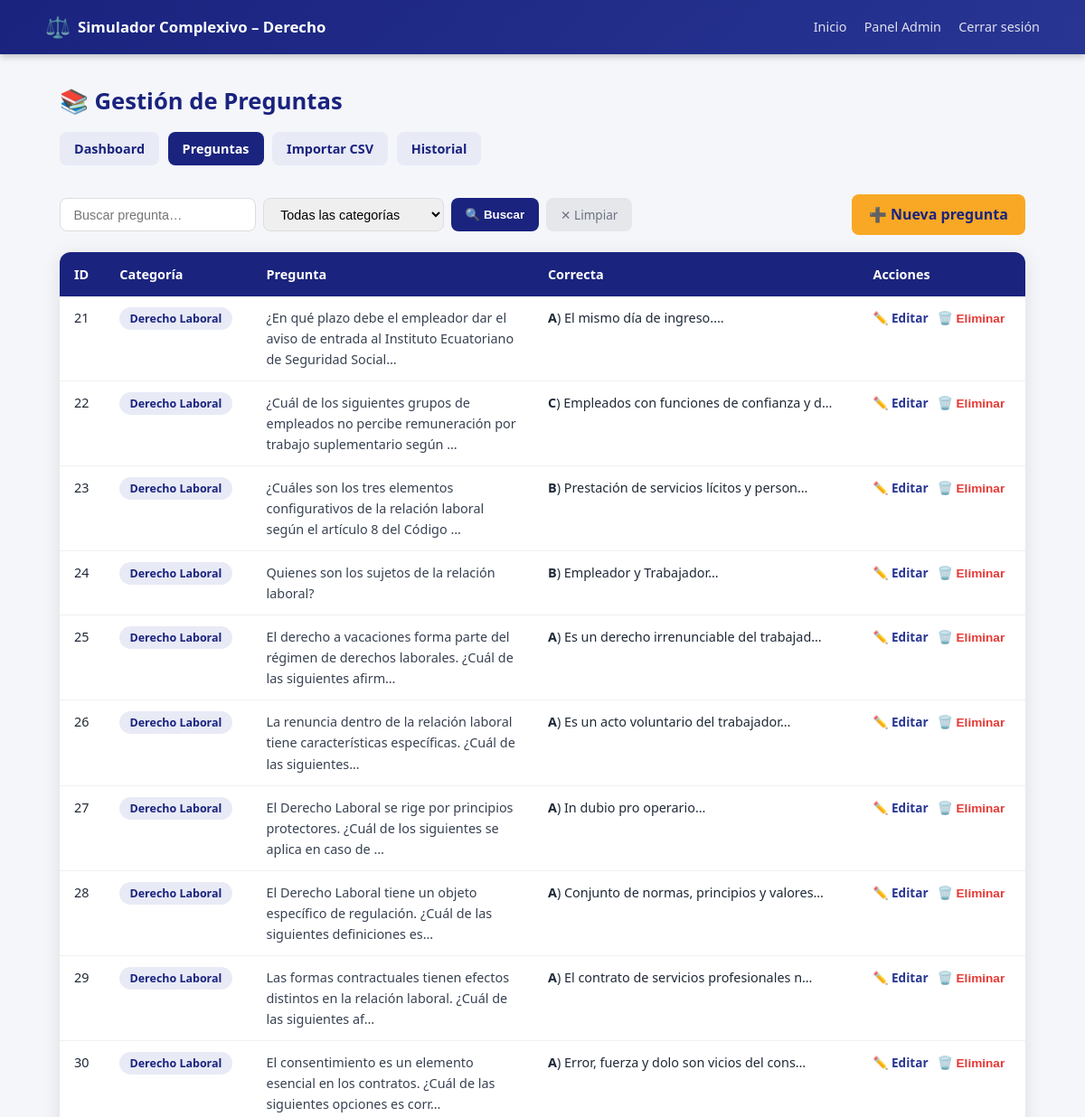
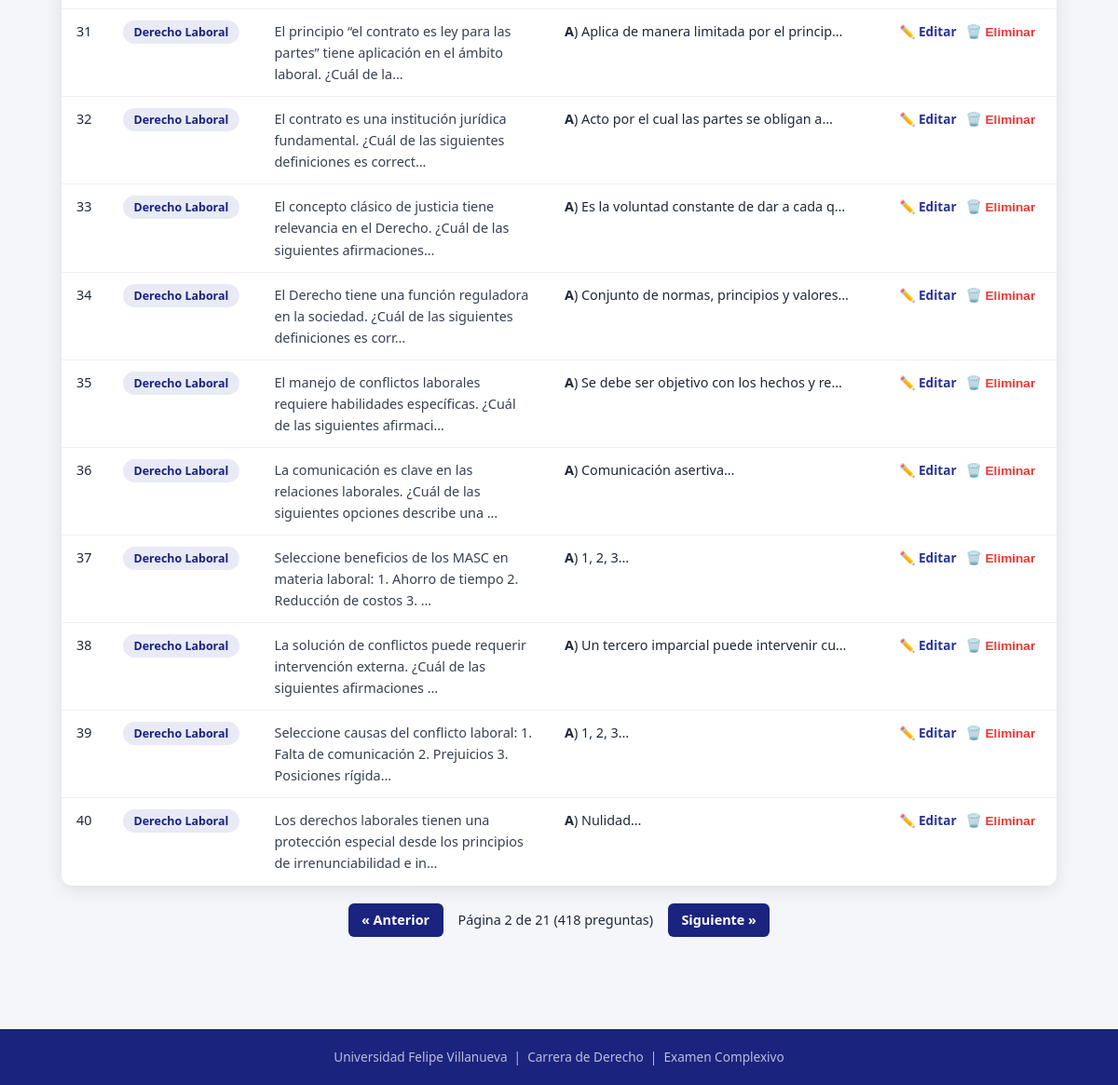
/admin/questions?page=2&search=&category= (signed in), run on the app's committed database (2 pictures, top to bottom).
### app.py (models this page shows, shortened)
class Question(db.Model):
    __tablename__ = 'questions'
    id          = db.Column(db.Integer, primary_key=True)
    num         = db.Column(db.Integer)
    question    = db.Column(db.Text, nullable=False)
    option_a    = db.Column(db.Text, nullable=False)
    option_b    = db.Column(db.Text, nullable=False)
    option_c    = db.Column(db.Text, nullable=False)
    option_d    = db.Column(db.Text, nullable=False)
    correct     = db.Column(db.String(1), nullable=False)
    category    = db.Column(db.String(100), default='General')
    created_at  = db.Column(db.DateTime, default=datetime.utcnow)

### app.py (the view)
@app.route('/admin/questions')
@admin_required
def admin_questions():
    page = request.args.get('page', 1, type=int)
    search = request.args.get('search', '')
    cat_filter = request.args.get('category', '')
    q = Question.query
    if search:
        q = q.filter(Question.question.ilike(f'%{search}%'))
    if cat_filter:
        q = q.filter(Question.category == cat_filter)
    questions = q.order_by(Question.num).paginate(page=page, per_page=20, error_out=False)
    categories = db.session.query(Question.category).distinct().all()
    categories = [c[0] for c in categories]
    return render_template(
        'admin/questions.html',
        questions=questions,
        search=search,
        cat_filter=cat_filter,
        categories=categories,
    )

### app.py (called while the page is built)
def admin_required(f):
    from functools import wraps
    @wraps(f)
    def decorated(*args, **kwargs):
        if not session.get('admin_logged_in'):
            return redirect(url_for('admin_login'))
        return f(*args, **kwargs)
    return decorated

### templates/admin/questions.html (shortened to what this page needs)
{% extends "base.html" %}
{% block content %}
<div class="admin-page">
  <div class="admin-header">
    <h1>📚 Gestión de Preguntas</h1>
    <div class="admin-nav">
      <a href="{{ url_for('admin_dashboard') }}" class="admin-link">Dashboard</a>
      <a href="{{ url_for('admin_questions') }}" class="admin-link active">Preguntas</a>
      <a href="{{ url_for('admin_import') }}" class="admin-link">Importar CSV</a>
      <a href="{{ url_for('admin_stats') }}" class="admin-link">Historial</a>
    </div>
  </div>
  <div class="admin-toolbar">
    <form method="GET" class="search-form">
      <input type="text" name="search" value="{{ search }}" placeholder="Buscar pregunta…"/>
      <select name="category">
        <option value="">Todas las categorías</option>
      </select>
      <button type="submit" class="btn-search">🔍 Buscar</button>
      <a href="{{ url_for('admin_questions') }}" class="btn-clear">✕ Limpiar</a>
    </form>
    <a href="{{ url_for('admin_add_question') }}" class="btn-add-q">➕ Nueva pregunta</a>
  </div>
  <div class="table-wrap">
    <table class="admin-table">
      <thead>
        <tr>
          <th>ID</th>
          <th>Categoría</th>
          <th>Pregunta</th>
          <th>Correcta</th>
          <th>Acciones</th>
        </tr>
      </thead>
      <tbody>
        {% for q in questions.items %}
        <tr>
          <td>{{ q.id }}</td>
          <td><span class="badge badge-cat">{{ q.category }}</span></td>
          <td class="q-preview">{{ q.question[:100] }}{% if q.question|length > 100 %}…{% endif %}</td>
          <td><strong>{{ q.correct|upper }}</strong>) {{ {'a': q.option_a, 'b': q.option_b, 'c': q.option_c, 'd': q.option_d}[q.correct][:40] }}…</td>
          <td class="actions-cell">
            <a href="{{ url_for('admin_edit_question', qid=q.id) }}" class="btn-edit">✏️ Editar</a>
            <form method="POST" action="{{ url_for('admin_delete_question', qid=q.id) }}"
                  onsubmit="return confirm('¿Eliminar esta pregunta?')" style="display:inline">
              <button type="submit" class="btn-delete">🗑️ Eliminar</button>
            </form>
          </td>
        </tr>
        {% endfor %}
      </tbody>
    </table>
  </div>
  <div class="pagination">
    {% if questions.has_prev %}
      <a href="{{ url_for('admin_questions', page=questions.prev_num, search=search, category=cat_filter) }}">&laquo; Anterior</a>
    {% endif %}
    <span>Página {{ questions.page }} de {{ questions.pages }} ({{ questions.total }} preguntas)</span>
    {% if questions.has_next %}
      <a href="{{ url_for('admin_questions', page=questions.next_num, search=search, category=cat_filter) }}">Siguiente &raquo;</a>
    {% endif %}
  </div>
</div>
{% endblock %}

### static/css/styles.css (style rules this page uses)
:root { --navy: #1a237e; --navy2: #283593; --gold: #f9a825; --gold2: #fbc02d; --green: #2e7d32; --green2: #43a047; --red: #c62828; --red2: #e53935; --bg: #f5f6fa; --white: #ffffff; --gray: #6b7280; --light: #e8eaf6; --radius: 12px; --shadow: 0 4px 20px rgba(0,0,0,.10); }
*, *::before, *::after { box-sizing: border-box; margin: 0; padding: 0; }
html { scroll-behavior: smooth; }
body { font-family: 'Segoe UI', Arial, sans-serif; background: var(--bg); color: #1f2937; font-size: 16px; line-height: 1.6; min-height: 100vh; display: flex; flex-direction: column; }
a { color: var(--navy); text-decoration: none; }
.admin-page { max-width: 1100px; margin: 0 auto; padding: 2rem 1rem; }
.admin-header { margin-bottom: 2rem; }
.admin-header h1 { font-size: 1.6rem; font-weight: 800; color: var(--navy); margin-bottom: .8rem; }
.admin-nav { display: flex; gap: .6rem; flex-wrap: wrap; }
.admin-link { padding: .45rem 1rem; border-radius: 8px; font-size: .9rem; font-weight: 600; color: var(--navy); background: var(--light); transition: background .2s; }
.admin-link.active { background: var(--navy); color: #fff; }
.table-wrap { overflow-x: auto; border-radius: var(--radius); box-shadow: var(--shadow); }
.admin-table { width: 100%; border-collapse: collapse; background: #fff; font-size: .9rem; }
.admin-table th { background: var(--navy); color: #fff; padding: .8rem 1rem; text-align: left; font-weight: 600; }
.admin-table td { padding: .75rem 1rem; border-bottom: 1px solid #f0f0f0; vertical-align: top; }
.admin-table tr:last-child td { border-bottom: none; }
.q-preview { max-width: 300px; color: #374151; }
.actions-cell { white-space: nowrap; }
.btn-edit { color: var(--navy2); font-size: .85rem; margin-right: .4rem; font-weight: 600; }
.btn-delete { background: none; border: none; color: var(--red2); cursor: pointer; font-size: .85rem; font-weight: 600; }
.badge { padding: .25rem .7rem; border-radius: 99px; font-size: .78rem; font-weight: 700; }
.badge-cat { background: var(--light); color: var(--navy); }
.pagination { display: flex; align-items: center; justify-content: center; gap: 1rem; padding: 1.2rem 0; font-size: .9rem; }
.pagination a { padding: .4rem .9rem; border-radius: 6px; background: var(--navy); color: #fff; font-weight: 600; }
.admin-toolbar { display: flex; align-items: center; justify-content: space-between; gap: 1rem; margin-bottom: 1.2rem; flex-wrap: wrap; }
.search-form { display: flex; gap: .5rem; flex-wrap: wrap; }
.search-form input[type="text"], .search-form select { padding: .5rem .9rem; border: 1.5px solid #ddd; border-radius: 8px; font-size: .9rem; outline: none; }
.btn-search { padding: .5rem 1rem; background: var(--navy); color: #fff; border: none; border-radius: 8px; cursor: pointer; font-weight: 600; }
.btn-clear { padding: .5rem 1rem; background: #e5e7eb; color: var(--gray); border-radius: 8px; font-size: .85rem; }
.btn-add-q { padding: .6rem 1.2rem; background: var(--gold); color: var(--navy); border-radius: 8px; font-weight: 700; white-space: nowrap; }

### data on the page
Question: id "21", category "Derecho Laboral", question "¿En qué plazo debe el empleador dar el aviso de entrada al Instituto Ecuatoriano de Seguridad Social", correct "A", option_a+option_b+option_c "El mismo día de ingreso."
Question: id "22", category "Derecho Laboral", question "¿Cuál de los siguientes grupos de empleados no percibe remuneración por trabajo suplementario según", correct "C", option_a+option_b+option_c "Empleados con funciones de confianza y d"
Question: id "23", category "Derecho Laboral", question "¿Cuáles son los tres elementos configurativos de la relación laboral según el artículo 8 del Código", correct "B", option_a+option_b+option_c "Prestación de servicios lícitos y person"
Question: id "24", category "Derecho Laboral", question "Quienes son los sujetos de la relación laboral?", correct "B", option_a+option_b+option_c "Empleador y Trabajador"
Question: id "25", category "Derecho Laboral", question "El derecho a vacaciones forma parte del régimen de derechos laborales. ¿Cuál de las siguientes afirm", correct "A", option_a+option_b+option_c "Es un derecho irrenunciable del trabajad"
Question: id "26", category "Derecho Laboral", question "La renuncia dentro de la relación laboral tiene características específicas. ¿Cuál de las siguientes", correct "A", option_a+option_b+option_c "Es un acto voluntario del trabajador"
Question: id "27", category "Derecho Laboral", question "El Derecho Laboral se rige por principios protectores. ¿Cuál de los siguientes se aplica en caso de", correct "A", option_a+option_b+option_c "In dubio pro operario"
Question: id "28", category "Derecho Laboral", question "El Derecho Laboral tiene un objeto específico de regulación. ¿Cuál de las siguientes definiciones es", correct "A", option_a+option_b+option_c "Conjunto de normas, principios y valores"
Question: id "29", category "Derecho Laboral", question "Las formas contractuales tienen efectos distintos en la relación laboral. ¿Cuál de las siguientes af", correct "A", option_a+option_b+option_c "El contrato de servicios profesionales n"
Question: id "30", category "Derecho Laboral", question "El consentimiento es un elemento esencial en los contratos. ¿Cuál de las siguientes opciones es corr", correct "A", option_a+option_b+option_c "Error, fuerza y dolo son vicios del cons"
Question: id "31", category "Derecho Laboral", question "El principio “el contrato es ley para las partes” tiene aplicación en el ámbito laboral. ¿Cuál de la", correct "A", option_a+option_b+option_c "Aplica de manera limitada por el princip"
Question: id "32", category "Derecho Laboral", question "El contrato es una institución jurídica fundamental. ¿Cuál de las siguientes definiciones es correct", correct "A", option_a+option_b+option_c "Acto por el cual las partes se obligan a"
Question: id "33", category "Derecho Laboral", question "El concepto clásico de justicia tiene relevancia en el Derecho. ¿Cuál de las siguientes afirmaciones", correct "A", option_a+option_b+option_c "Es la voluntad constante de dar a cada q"
Question: id "34", category "Derecho Laboral", question "El Derecho tiene una función reguladora en la sociedad. ¿Cuál de las siguientes definiciones es corr", correct "A", option_a+option_b+option_c "Conjunto de normas, principios y valores"
Question: id "35", category "Derecho Laboral", question "El manejo de conflictos laborales requiere habilidades específicas. ¿Cuál de las siguientes afirmaci", correct "A", option_a+option_b+option_c "Se debe ser objetivo con los hechos y re"
Question: id "36", category "Derecho Laboral", question "La comunicación es clave en las relaciones laborales. ¿Cuál de las siguientes opciones describe una", correct "A", option_a+option_b+option_c "Comunicación asertiva"
Question: id "37", category "Derecho Laboral", question "Seleccione beneficios de los MASC en materia laboral: 1. Ahorro de tiempo 2. Reducción de costos 3.", correct "A", option_a+option_b+option_c "1, 2, 3"
Question: id "38", category "Derecho Laboral", question "La solución de conflictos puede requerir intervención externa. ¿Cuál de las siguientes afirmaciones", correct "A", option_a+option_b+option_c "Un tercero imparcial puede intervenir cu"
Question: id "39", category "Derecho Laboral", question "Seleccione causas del conflicto laboral: 1. Falta de comunicación 2. Prejuicios 3. Posiciones rígida", correct "A", option_a+option_b+option_c "1, 2, 3"
Question: id "40", category "Derecho Laboral", question "Los derechos laborales tienen una protección especial desde los principios de irrenunciabilidad e in", correct "A", option_a+option_b+option_c "Nulidad"

### other printed values
{{ questions.page }} "2"
{{ questions.pages }} "21"
{{ questions.total }} "418"
